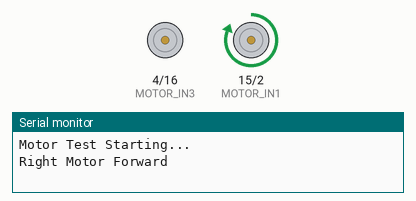
Simulated run of this sketch. Board: ESP32. Shown: motor-driver pin pairs drawn as motors (green arrow = first pin HIGH = forward, orange = second pin HIGH = backward, longer = more drive), the last lines printed to the serial monitor.

Above: at 2.5 s.
At 4.0 s:
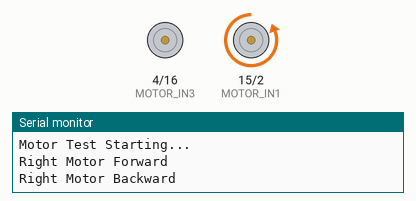
At 5.5 s:
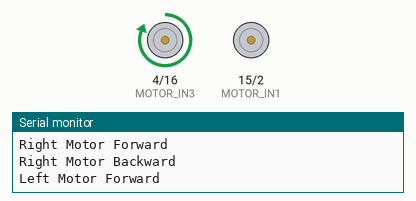
At 8.0 s:
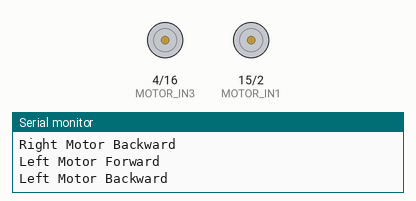
Timing chart, 0 to 10.5 s (numbered marks = the images above):
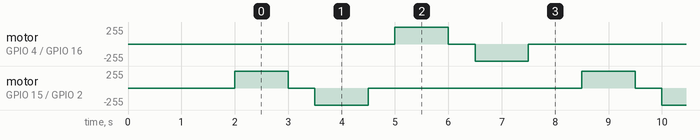

The sketch:

motor_test.ino
```cpp
// Motor Test for ESP32 DevKit V1 with L298N
// Pins: IN1=15, IN2=2, IN3=4, IN4=16

#define MOTOR_IN1 15 // D15 / GPIO15 (Right motor forward)
#define MOTOR_IN2 2  // D2  / GPIO2  (Right motor backward)
#define MOTOR_IN3 4  // D4  / GPIO4  (Left motor forward)
#define MOTOR_IN4 16 // RX2 / GPIO16 (Left motor backward)

#define TEST_DELAY 1000 // ms

void setup() {
  Serial.begin(115200);
  pinMode(MOTOR_IN1, OUTPUT);
  pinMode(MOTOR_IN2, OUTPUT);
  pinMode(MOTOR_IN3, OUTPUT);
  pinMode(MOTOR_IN4, OUTPUT);
  stopMotors();
  Serial.println("Motor Test Starting...");
  delay(2000);
}

void loop() {
  Serial.println("Right Motor Forward");
  digitalWrite(MOTOR_IN1, HIGH);
  digitalWrite(MOTOR_IN2, LOW);
  digitalWrite(MOTOR_IN3, LOW);
  digitalWrite(MOTOR_IN4, LOW);
  delay(TEST_DELAY);
  stopMotors();
  delay(500);

  Serial.println("Right Motor Backward");
  digitalWrite(MOTOR_IN1, LOW);
  digitalWrite(MOTOR_IN2, HIGH);
  digitalWrite(MOTOR_IN3, LOW);
  digitalWrite(MOTOR_IN4, LOW);
  delay(TEST_DELAY);
  stopMotors();
  delay(500);

  Serial.println("Left Motor Forward");
  digitalWrite(MOTOR_IN1, LOW);
  digitalWrite(MOTOR_IN2, LOW);
  digitalWrite(MOTOR_IN3, HIGH);
  digitalWrite(MOTOR_IN4, LOW);
  delay(TEST_DELAY);
  stopMotors();
  delay(500);

  Serial.println("Left Motor Backward");
  digitalWrite(MOTOR_IN1, LOW);
  digitalWrite(MOTOR_IN2, LOW);
  digitalWrite(MOTOR_IN3, LOW);
  digitalWrite(MOTOR_IN4, HIGH);
  delay(TEST_DELAY);
  stopMotors();
  delay(1000);
}

void stopMotors() {
  digitalWrite(MOTOR_IN1, LOW);
  digitalWrite(MOTOR_IN2, LOW);
  digitalWrite(MOTOR_IN3, LOW);
  digitalWrite(MOTOR_IN4, LOW);
}
```

Measured:
- by itself, motor on GPIO 4 (MOTOR_IN3) / GPIO 16 (MOTOR_IN4), motor on GPIO 15 (MOTOR_IN1) / GPIO 2 (MOTOR_IN2): repeats every 6.5 s: stopped 0.50 s, backward 255/255 1.0 s, stopped 4.0 s, forward 255/255 1.0 s
